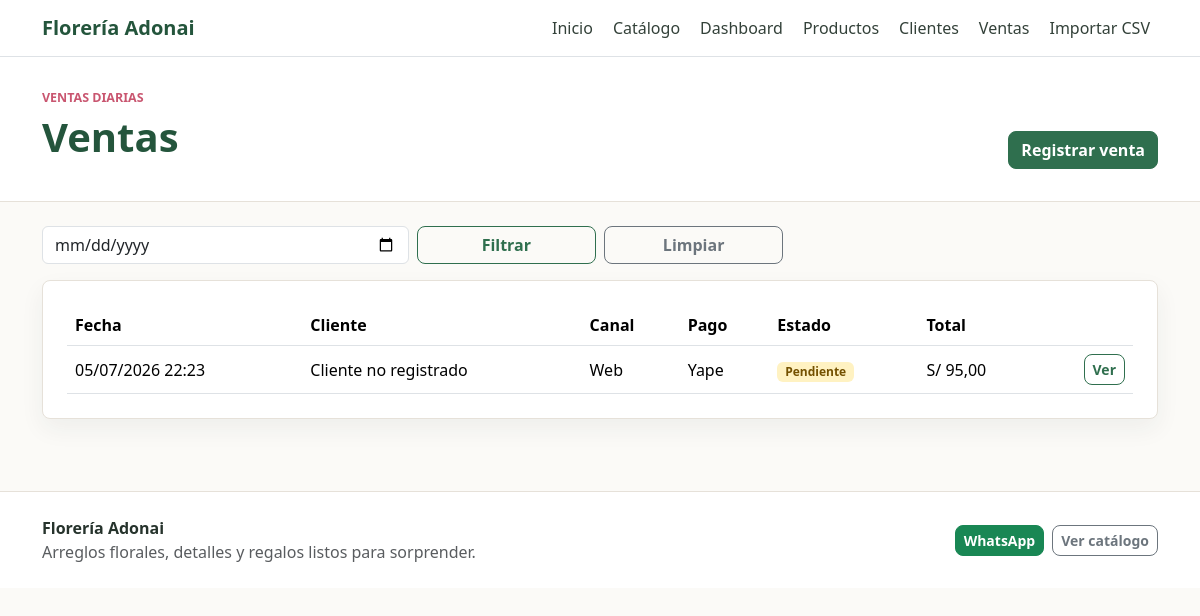
Page /ventas/ (signed in) on the committed database.
### gestion/models.py (models this page shows, shortened)
class Venta(models.Model):
    class Canal(models.TextChoices):
        PRESENCIAL = 'presencial', 'Presencial'
        WHATSAPP = 'whatsapp', 'WhatsApp'
        WEB = 'web', 'Web'
    class MetodoPago(models.TextChoices):
        EFECTIVO = 'efectivo', 'Efectivo'
        YAPE = 'yape', 'Yape'
        PLIN = 'plin', 'Plin'
        TRANSFERENCIA = 'transferencia', 'Transferencia'
    class Estado(models.TextChoices):
        PENDIENTE = 'pendiente', 'Pendiente'
        PAGADO = 'pagado', 'Pagado'
        CANCELADO = 'cancelado', 'Cancelado'
    cliente = models.ForeignKey(
        Cliente,
        on_delete=models.SET_NULL,
        null=True,
        blank=True,
        related_name='ventas',
    )
    nombre_cliente = models.CharField(max_length=120, blank=True)
    telefono_cliente = models.CharField(max_length=20, blank=True)
    fecha = models.DateTimeField(default=timezone.now)
    canal = models.CharField(max_length=20, choices=Canal.choices, default=Canal.PRESENCIAL)
    metodo_pago = models.CharField(
        max_length=20,
        choices=MetodoPago.choices,
        default=MetodoPago.EFECTIVO,
    )
    estado = models.CharField(max_length=20, choices=Estado.choices, default=Estado.PENDIENTE)
    total = models.DecimalField(max_digits=10, decimal_places=2, default=Decimal('0.00'))
    class Meta:
        ordering = ['-fecha']
    @property
    def cliente_visible(self):
        if self.cliente:
            return self.cliente.nombre
        return self.nombre_cliente or 'Cliente no registrado'

### gestion/views.py (the view)
# urls.py: path('ventas/', views.ventas_lista, name='ventas_lista'),
@staff_required
def ventas_lista(request):
    fecha = request.GET.get('fecha', '').strip()
    ventas = Venta.objects.select_related('cliente').prefetch_related('detalles__producto')
    if fecha:
        ventas = ventas.filter(fecha__date=fecha)
    return render(request, 'gestion/ventas_lista.html', {'ventas': ventas, 'fecha': fecha})

### gestion/context_processors.py (called while the page is built)
def floreria_config(request):
    return {
        'floreria': {
            'nombre': settings.FLORERIA_NOMBRE,
            'yape': settings.FLORERIA_YAPE,
            'whatsapp': settings.FLORERIA_WHATSAPP,
            'promo': settings.FLORERIA_PROMO,
            'qr_yape_static': settings.FLORERIA_QR_YAPE_STATIC,
        }
    }

### gestion/views.py (called while the page is built)
def staff_required(view_func):
    @wraps(view_func)
    def _wrapped_view(request, *args, **kwargs):
        user = request.user
        if user.is_authenticated and (user.is_staff or user.is_superuser):
            return view_func(request, *args, **kwargs)
        return HttpResponse('acceso no autorizado', status=403)
    return _wrapped_view

### templates/gestion/ventas_lista.html (shortened to what this page needs)
{% extends 'gestion/base.html' %}
{% block content %}
<section class="page-header compact">
  <div class="container d-flex flex-column flex-md-row justify-content-between gap-3">
    <div>
      <p class="eyebrow">Ventas diarias</p>
      <h1>Ventas</h1>
    </div>
    <a class="btn btn-primary align-self-md-end" href="{% url 'gestion:venta_crear' %}">Registrar venta</a>
  </div>
</section>
<section class="container py-4">
  <form class="row g-2 mb-3" method="get">
    <div class="col-md-4"><input class="form-control" type="date" name="fecha" value="{{ fecha }}"></div>
    <div class="col-md-2 d-grid"><button class="btn btn-outline-primary" type="submit">Filtrar</button></div>
    <div class="col-md-2 d-grid"><a class="btn btn-outline-secondary" href="{% url 'gestion:ventas_lista' %}">Limpiar</a></div>
  </form>
  <div class="table-responsive tool-panel">
    <table class="table align-middle mb-0">
      <thead><tr><th>Fecha</th><th>Cliente</th><th>Canal</th><th>Pago</th><th>Estado</th><th>Total</th><th></th></tr></thead>
      <tbody>
        {% for venta in ventas %}
          <tr>
            <td>{{ venta.fecha|date:'d/m/Y H:i' }}</td>
            <td>{{ venta.cliente_visible }}</td>
            <td>{{ venta.get_canal_display }}</td>
            <td>{{ venta.get_metodo_pago_display }}</td>
            <td><span class="badge status-{{ venta.estado }}">{{ venta.get_estado_display }}</span></td>
            <td>S/ {{ venta.total|floatformat:2 }}</td>
            <td class="text-end"><a class="btn btn-sm btn-outline-primary" href="{% url 'gestion:venta_detalle' venta.pk %}">Ver</a></td>
          </tr>
        {% empty %}
          <tr><td colspan="7" class="text-muted">No hay ventas registradas.</td></tr>
        {% endfor %}
      </tbody>
    </table>
  </div>
</section>
{% endblock %}

### static/css/styles.css (style rules this page uses)
:root { --adonai-green: #2f6f4e; --adonai-green-dark: #24553c; --adonai-rose: #c95670; --adonai-rose-soft: #f9e5ea; --adonai-gold: #c69b4c; --adonai-ink: #26332c; --adonai-muted: #6f7b72; --adonai-bg: #fbfaf7; --adonai-border: #e6e1d9; }
body { background: var(--adonai-bg); color: var(--adonai-ink); }
a { color: var(--adonai-green); }
.btn { border-radius: 8px; font-weight: 600; }
.btn-primary { --bs-btn-bg: var(--adonai-green); --bs-btn-border-color: var(--adonai-green); --bs-btn-hover-bg: var(--adonai-green-dark); --bs-btn-hover-border-color: var(--adonai-green-dark); --bs-btn-active-bg: var(--adonai-green-dark); --bs-btn-active-border-color: var(--adonai-green-dark); }
.btn-outline-primary { --bs-btn-color: var(--adonai-green); --bs-btn-border-color: var(--adonai-green); --bs-btn-hover-bg: var(--adonai-green); --bs-btn-hover-border-color: var(--adonai-green); }
.eyebrow { color: var(--adonai-rose); font-weight: 800; text-transform: uppercase; font-size: 0.78rem; margin-bottom: 0.35rem; }
.section-heading h2, .page-header h1 { color: var(--adonai-green-dark); font-weight: 800; }
.page-header { background: #ffffff; border-bottom: 1px solid var(--adonai-border); padding: 56px 0; }
.page-header.compact { padding: 32px 0; }
.category-tile, .campaign-item, .stat-card, .tool-panel, .empty-state, .qr-panel { border: 1px solid var(--adonai-border); border-radius: 8px; background: #ffffff; }
.tool-panel { padding: 24px; box-shadow: 0 10px 24px rgba(38, 51, 44, 0.06); }
.status-pendiente { background: #fff2c2; color: #745100; }

### rows in the picture
Venta: fecha "05/07/2026 22:23", cliente_visible "Cliente no registrado", canal "Web", metodo_pago "Yape", estado "Pendiente", total "95,00"

### other values in the picture
{{ floreria.nombre }} "Florería Adonai"
{{ floreria.promo }} "Arreglos florales, detalles y regalos listos para sorprender."
